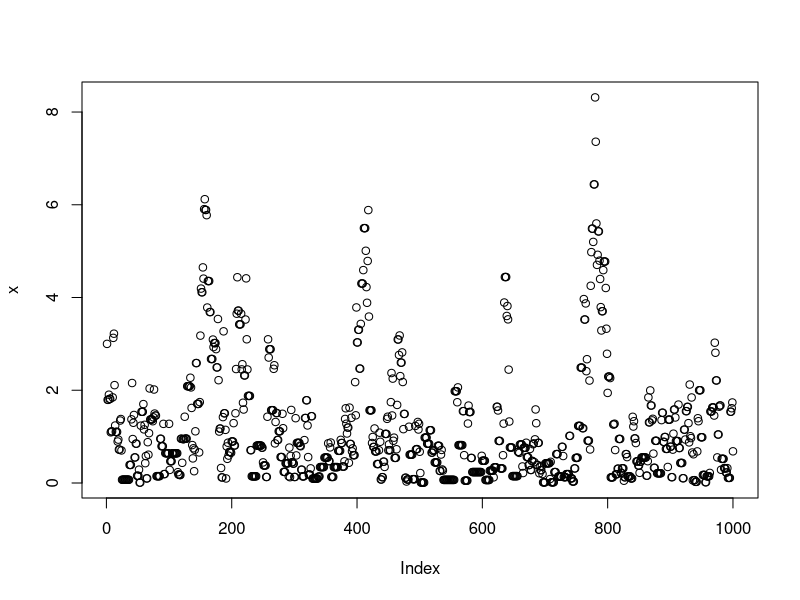
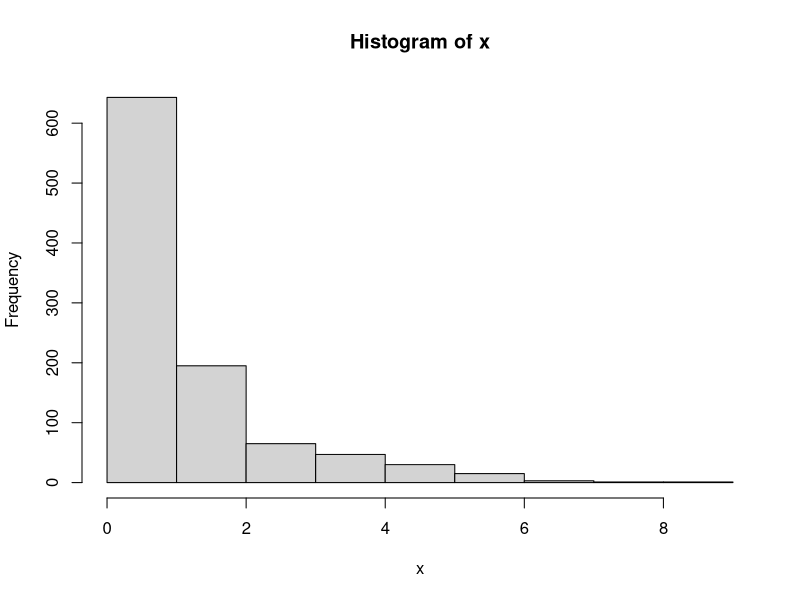
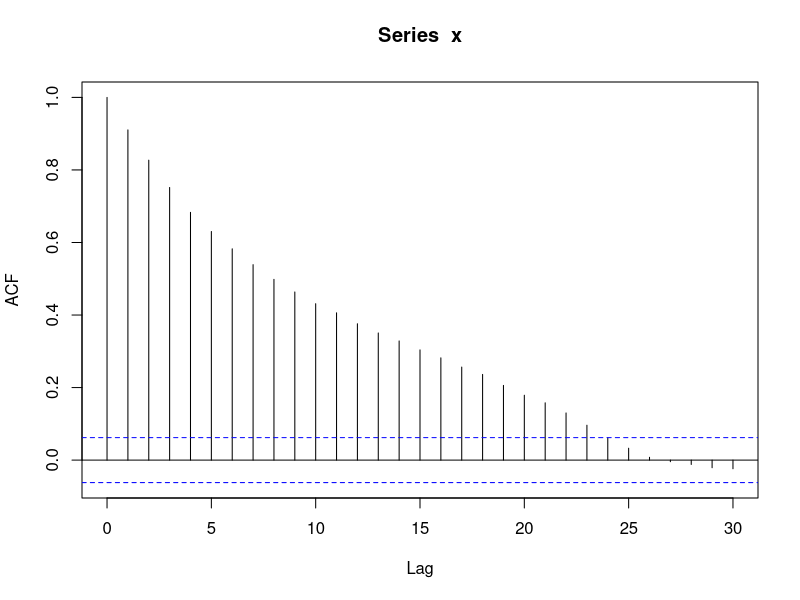
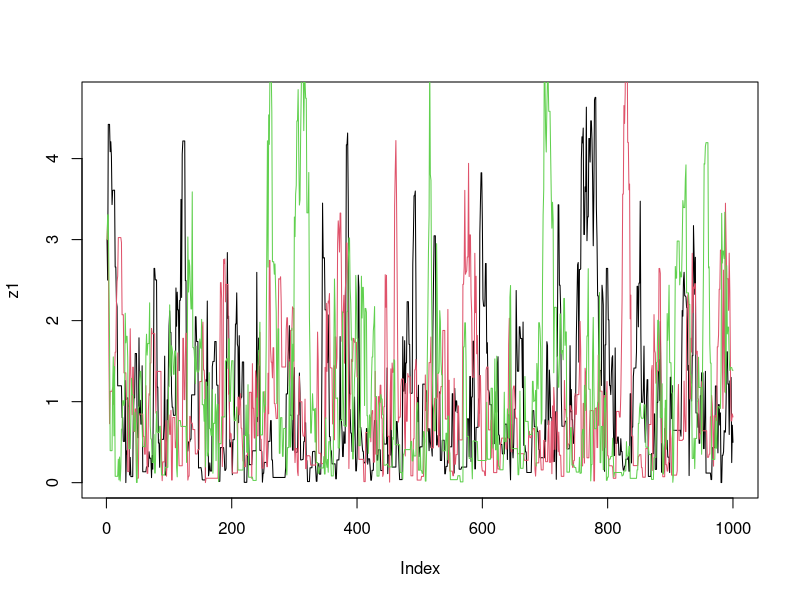
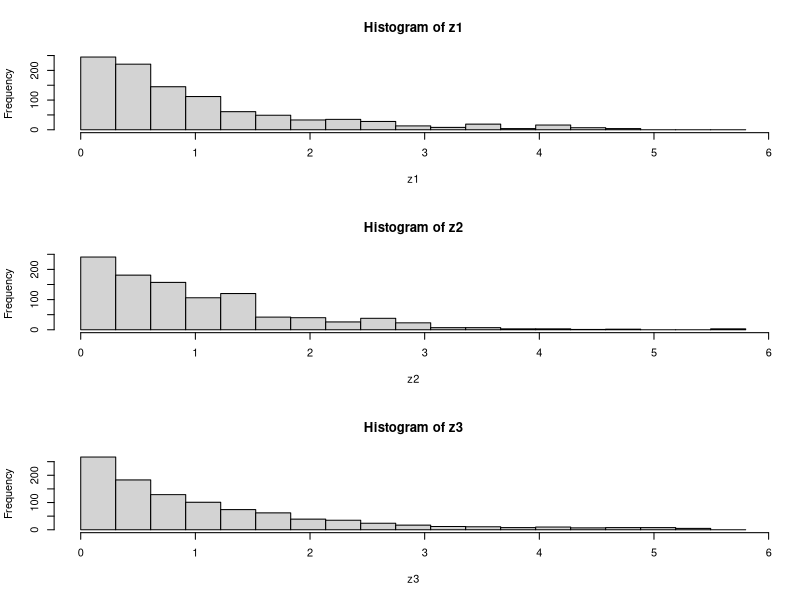
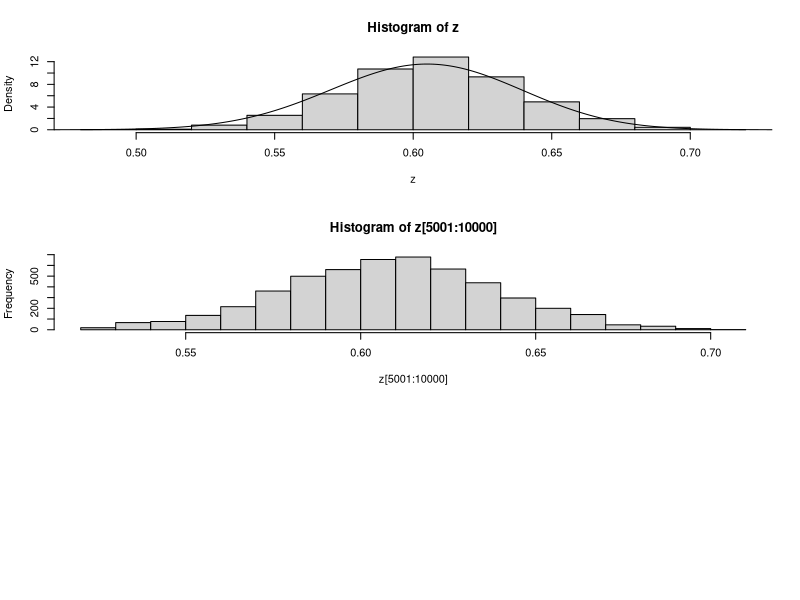

Reproduce these figures in R, in order.
# Computing practical: Introduction to MCMC in R
# 
# Note: anything following a # sign is a comment, and will be ignored by R
# (this should make it easier to cut and paste things)
#
# Another note: the code here is designed to be readable by a beginner, rather than "efficient".
# The idea is that you can use this code to learn about the basics of MCMC, but not as a model for how to program well in R!
#
# Example 1: sampling from an exponential distribution using MCMC
#
# Any MCMC scheme aims to produce (dependent) samples from a ``target" distribution.
# In this case we are going to use the exponential distribution with mean 1
# as our target distribution. So we start by defining our target density.


target = function(x){
if(x<0){
return(0)}
else {
return( exp(-x))
}
}

#Having defined the function, we can now use it to compute a couple of values

target(1)
target(-1)

# Next, we will program a Metropolis--Hastings scheme to sample
# from a distribution proportional to the target

x = rep(0,1000)
x[1] = 3     #this is just a starting value, which I've set arbitrarily to 3
for(i in 2:1000){
currentx = x[i-1]
proposedx = currentx + rnorm(1,mean=0,sd=1)
A = target(proposedx)/target(currentx) 
if(runif(1)<A){
x[i] = proposedx       # accept move with probabily min(1,A)
} else {
x[i] = currentx        # otherwise "reject" move, and stay where we are
}
}

# note that x is a realisation of a Markov Chain
# we can make a few plots of x:
plot(x) 
hist(x)
acf(x)

# We can wrap this up in a function to make things a bit neater,
# and make it easy to try changing starting values and proposal distributions
easyMCMC = function(niter, startval, proposalsd){
x = rep(0,niter)
x[1] = startval     
for(i in 2:niter){
currentx = x[i-1]
proposedx = rnorm(1,mean=currentx,sd=proposalsd) 
A = target(proposedx)/target(currentx)
if(runif(1)<A){
x[i] = proposedx       # accept move with probabily min(1,A)
} else {
x[i] = currentx        # otherwise "reject" move, and stay where we are
}
}
return(x)
}

#Now we'll run the MCMC scheme 3 times, 
#and look to see how similar the results are
z1=easyMCMC(1000,3,1)
z2=easyMCMC(1000,3,1)
z3=easyMCMC(1000,3,1)

plot(z1,type="l")
lines(z2,col=2)
lines(z3,col=3)


par(mfcol=c(3,1)) #rather odd command tells R to put 3 graphs on a single page
maxz=max(c(z1,z2,z3))
hist(z1,breaks=seq(0,maxz,length=20))
hist(z2,breaks=seq(0,maxz,length=20))
hist(z3,breaks=seq(0,maxz,length=20))


# Exercises: use the function easyMCMC to explore the following:
# 1a) how do different starting values affect the MCMC scheme?  
# 1b) what is the effect of having a bigger/smaller proposal standard deviation?
# 1c) try changing the target function to the following
target = function(x){
return((x>0 & x <1) + (x>2 & x<3))
}
# What does this target look like?
# What happens if the proposal sd is too small here? (try eg 1 and 0.1)
#
#
# --------------------------------------------------------------
#
#
#
# Example 2: Estimating an allele frequency
#
# A standard assumption when modelling genotypes of
# bi-allelic loci (eg loci with alleles A and a) is
# that the population is "randomly mating". From this assumption
# it follows that the population will be in 
# "Hardy Weinberg Equilibrium" (HWE), which means that 
# if p is the frequency of the allele A then the
# genotypes AA, Aa and aa will have frequencies
# p*p, 2p(1-p) and (1-p)*(1-p)
#
# A simple prior for p is to assume it is uniform on [0,1].
# Suppose that we sample n individuals, and observe nAA with genotype AA,
# nAa with genotype Aa and naa with genotype aa. 

# The following R code gives a short MCMC routine to sample from the posterior
# distribution of p. Try to go through the code to see how it works.

prior = function(p){
if((p<0) || (p>1)){  # || here means "or"
return(0)}
else{
return(1)}
}

likelihood = function(p, nAA, nAa, naa){
return(p^(2*nAA) * (2*p*(1-p))^nAa * (1-p)^(2*naa))
}

psampler = function(nAA, nAa, naa, niter, pstartval, pproposalsd){
p = rep(0,niter)
p[1] = pstartval
for(i in 2:niter){
currentp = p[i-1]
newp = currentp + rnorm(1,0,pproposalsd)
A = prior(newp)*likelihood(newp,nAA,nAa,naa)/(prior(currentp) * likelihood(currentp,nAA,nAa,naa))
if(runif(1)<A){
p[i] = newp       # accept move with probabily min(1,A)
} else {
p[i] = currentp        # otherwise "reject" move, and stay where we are
}
}
return(p)
}

# running this sample for nAA = 50, nAa = 21, naa=29.

z=psampler(50,21,29,10000,0.5,0.01)

# Now some R code to compare the sample from the posterior
# with the theoretical posterior (which in this case is available analytically;
# since we observed 121 As, and 79 as, out of 200, the posterior
# for p is beta(121+1,79+1). 

x=seq(0,1,length=1000)
hist(z,prob=T)
lines(x,dbeta(x,122, 80))  # overlays beta density on histogram

# You might also like to discard the first 5000 z's as "burnin"
# here's one way in R to select only the last 5000 zs

hist(z[5001:10000])

#
#
# Some things to try: how do the starting point and proposal sd affect things?
#
#
# Example 3: Estimating an allele frequency and inbreeding coefficient
# (If time allows!)
#
# A slightly more complex alternative than HWE is to assume that
# there is a tendency for people to mate with others who are 
# slightly more closely-related than "random" (as might
# happen in a geographically-structured population, for example).
# This will result in an excess of homozygotes compared with
# HWE. A simple way to capture this is to introduce an extra parameter,
# the "inbreeding coefficient" f, and assume that the genotypes
# AA, Aa and aa have frequencies fp + (1-f)p*p, (1-f) 2p(1-p)
# and f(1-p) + (1-f)(1-p)(1-p)
#
# In most cases it would be natural to treat f as a feature of
# the population, and therefore assume f is constant across loci.
# For simplicity we will consider just a single locus.

# Note that both f and p are constrained to lie between 0 and 1
# (inclusive). A simple prior for each of these two parameters is to assume
# that they are independent, uniform on [0,1]. Suppose
# that we sample n individuals, and observe nAA with genotype AA,
# nAa with genotype Aa and naa with genotype aa. 
#
# Exercise: write a short MCMC routine to sample from the joint
# distribution of f and p.
# 
# Hint: here is a start; you'll need to fill in the ...
# 
fpsampler = function(nAA, nAa, naa, niter, fstartval, pstartval, fproposalsd, pproposalsd){
f = rep(0,niter)
p = rep(0,niter)
f[1] = fstartval
p[1] = pstartval
for(i in 2:niter){
currentf = f[i-1]
currentp = p[i-1]
newf = ...
newp = ...
...
...
}
return(list(f=f,p=p)) # return a "list" with two elements named f and p
}




